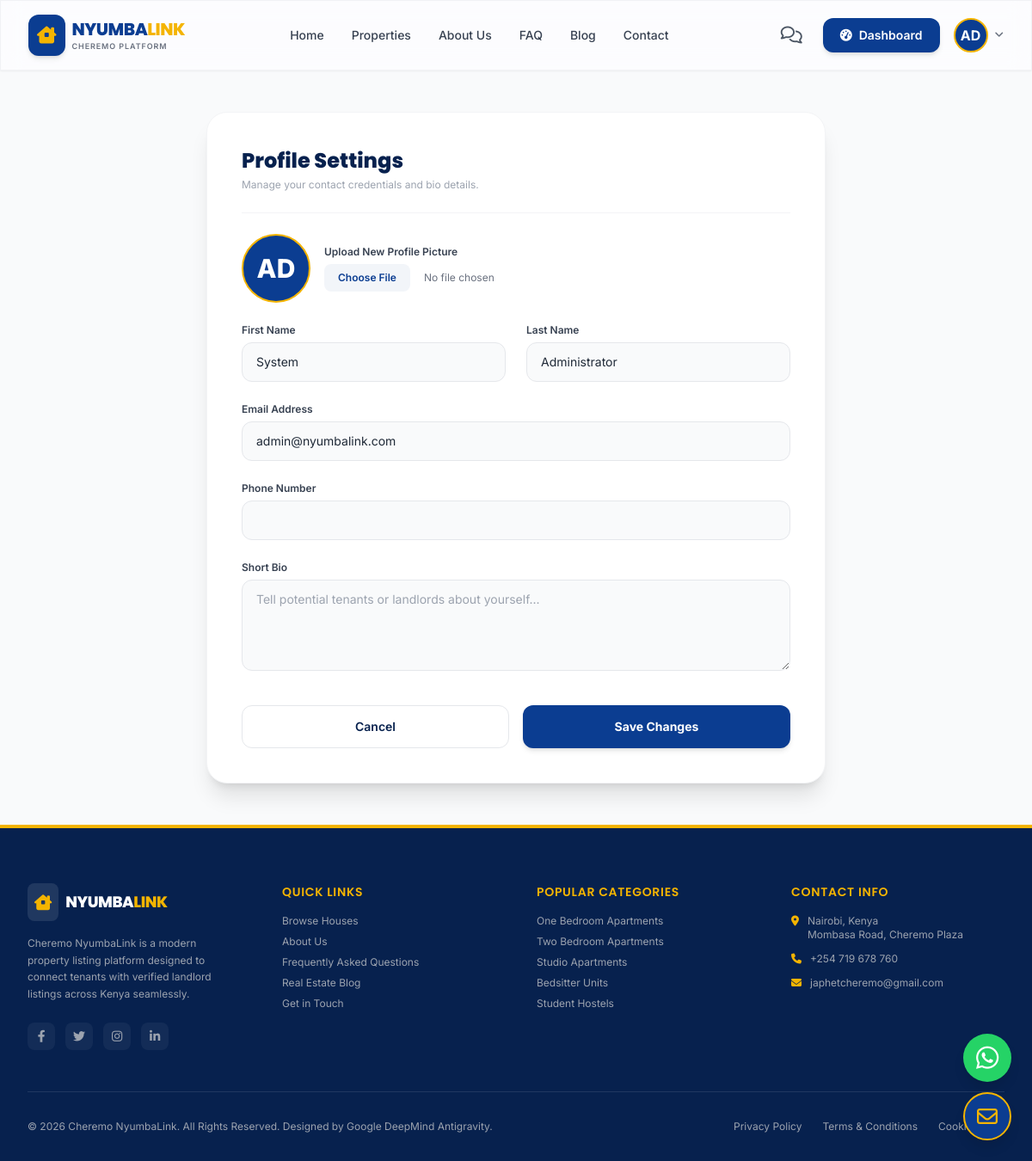
The page /users/profile/settings/ (signed in) on the database as committed earlier.
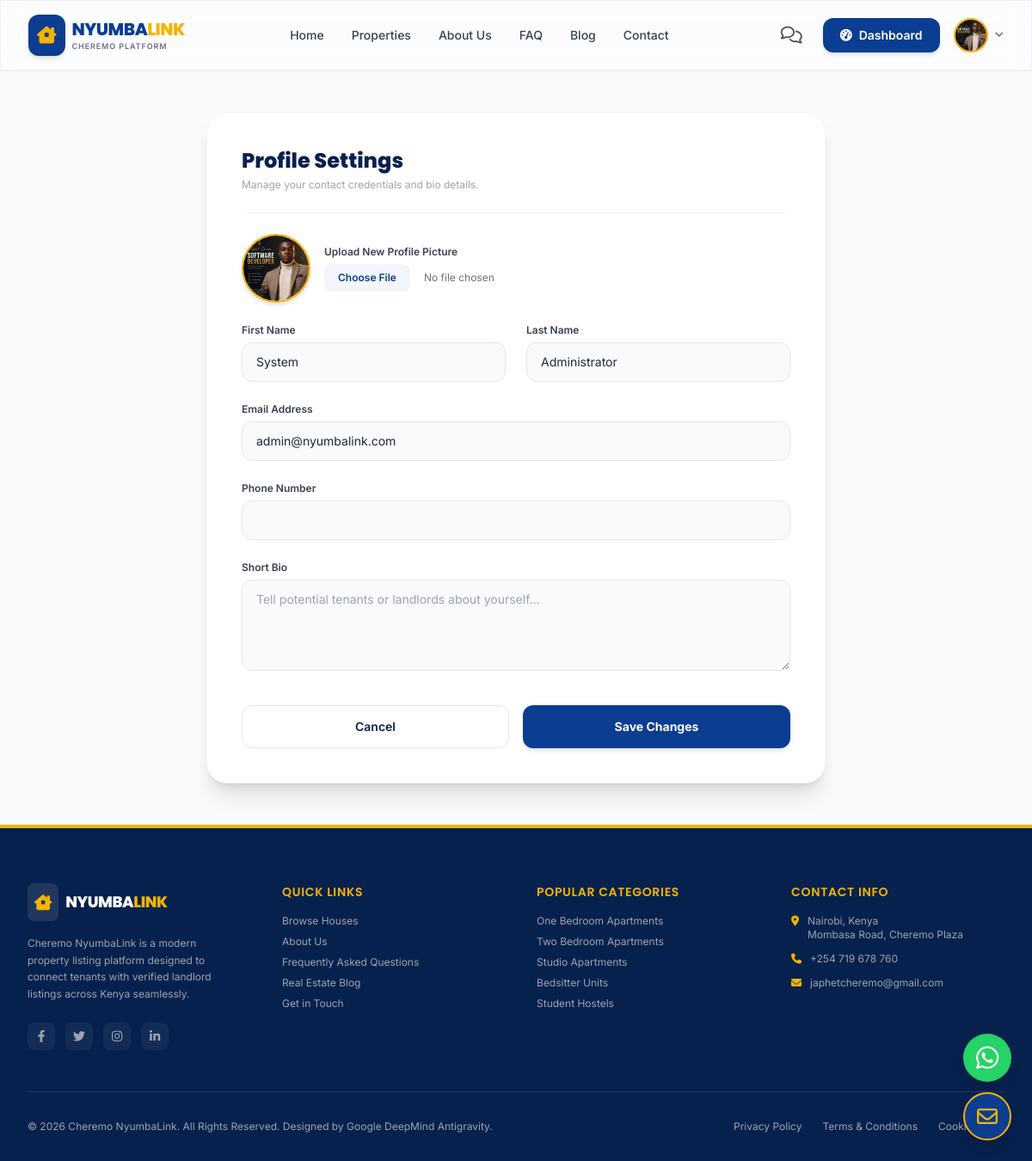
The same page on the database as committed later.
### users/models.py (models this page shows, shortened)
class CustomUser(AbstractUser):
    ROLE_TENANT = 'tenant'
    ROLE_LANDLORD = 'landlord'
    ROLE_AGENT = 'agent'
    ROLE_ADMIN = 'admin'
    ROLE_CHOICES = [
        (ROLE_TENANT, 'Tenant'),
        (ROLE_LANDLORD, 'Landlord'),
        (ROLE_AGENT, 'Property Agent'),
        (ROLE_ADMIN, 'Administrator'),
    ]
    role = models.CharField(max_length=20, choices=ROLE_CHOICES, default=ROLE_TENANT)
    phone = models.CharField(max_length=20, blank=True, null=True)
    profile_picture = models.ImageField(upload_to='profile_pics/', blank=True, null=True)
    bio = models.TextField(blank=True, null=True)
    is_verified = models.BooleanField(default=False)
    verification_document = models.FileField(upload_to='verification_docs/', blank=True, null=True)

### users/views.py (the view, shortened to what this page needs)
# urls.py: path('profile/settings/', views.profile_settings, name='profile_settings'),
@login_required
def profile_settings(request):
    user = request.user
    return render(request, 'users/profile_settings.html')

### templates/users/profile_settings.html (shortened to what the changed rows need)
{% extends 'base.html' %}
{% block content %}
<section class="py-12 bg-gray-50 flex-grow">
    <div class="max-w-3xl mx-auto px-4 sm:px-6">
        <div class="bg-white rounded-3xl shadow-xl border border-gray-100 p-8 sm:p-10">
            <div class="border-b border-gray-100 pb-6 mb-6">
                <h1 class="text-2xl font-extrabold text-brandDark font-poppins">Profile Settings</h1>
            </div>
            <form action="{% url 'profile_settings' %}" method="POST" enctype="multipart/form-data" class="space-y-6">
                <div class="flex items-center gap-4">
                    {% if user.profile_picture %}
                    <img class="h-20 w-20 rounded-full object-cover border-2 border-brandGold shadow-md" src="{{ user.profile_picture.url }}" alt="">
                    {% else %}
                    <div class="h-20 w-20 rounded-full bg-brandBlue text-white flex items-center justify-center font-extrabold text-3xl border-2 border-brandGold uppercase">
                        {{ user.username|slice:":2" }}
                    </div>
                    {% endif %}
                    <div class="flex flex-col gap-1.5">
                        <label for="profile_picture" class="text-xs font-semibold text-gray-700">Upload New Profile Picture</label>
                        <input type="file" name="profile_picture" id="profile_picture" accept="image/*"
                               class="text-xs text-gray-500 file:mr-4 file:py-2 file:px-4 file:rounded-lg file:border-0 file:text-xs file:font-semibold file:bg-brandBlue/5 file:text-brandBlue hover:file:bg-brandBlue/15 cursor-pointer">
                    </div>
                </div>
                <div class="grid grid-cols-1 sm:grid-cols-2 gap-6">
                    <div class="flex flex-col gap-1.5">
                        <label for="first_name" class="text-xs font-semibold text-gray-700">First Name</label>
                        <input type="text" name="first_name" id="first_name" value="{{ user.first_name }}"
                               class="bg-gray-50 border border-gray-200 rounded-xl px-4 py-3 text-sm focus:outline-none focus:ring-2 focus:ring-brandBlue text-gray-800">
                    </div>
                    <div class="flex flex-col gap-1.5">
                        <label for="last_name" class="text-xs font-semibold text-gray-700">Last Name</label>
                        <input type="text" name="last_name" id="last_name" value="{{ user.last_name }}"
                               class="bg-gray-50 border border-gray-200 rounded-xl px-4 py-3 text-sm focus:outline-none focus:ring-2 focus:ring-brandBlue text-gray-800">
                    </div>
                </div>
                <div class="flex flex-col gap-1.5">
                    <label for="email" class="text-xs font-semibold text-gray-700">Email Address</label>
                    <input type="email" name="email" id="email" value="{{ user.email }}" required
                           class="bg-gray-50 border border-gray-200 rounded-xl px-4 py-3 text-sm focus:outline-none focus:ring-2 focus:ring-brandBlue text-gray-800">
                </div>
            </form>
        </div>
    </div>
</section>
{% endblock %}

### templates/base.html (shortened to what the changed rows need)
<!DOCTYPE html>
<html lang="en">
<head>
    <link rel="stylesheet" href="https://cdnjs.cloudflare.com/ajax/libs/font-awesome/6.4.0/css/all.min.css">
    <script src="https://cdn.tailwindcss.com"></script>
    {% load static %}
    <link rel="stylesheet" href="{% static 'css/style.css' %}">
</head>
<body class="flex flex-col min-h-screen">
    <header class="sticky top-0 z-40 w-full transition-all duration-300 {% block nav_class %}glassmorphism border-b border-gray-200/50 shadow-sm{% endblock %}">
        <div class="max-w-7xl mx-auto px-4 sm:px-6 lg:px-8">
            <div class="flex items-center justify-between h-20">
                <div class="hidden md:flex items-center space-x-4">
                    {% if user.is_authenticated %}
                        <div class="relative group">
                            <button class="flex items-center gap-2 focus:outline-none">
                                {% if user.profile_picture %}
                                <img class="h-10 w-10 rounded-full object-cover border-2 border-brandGold" src="{{ user.profile_picture.url }}" alt="{{ user.username }}">
                                {% else %}
                                <div class="h-10 w-10 rounded-full bg-brandBlue text-white flex items-center justify-center font-bold border-2 border-brandGold uppercase">
                                    {{ user.username|slice:":2" }}
                                </div>
                                {% endif %}
                                <i class="fa-solid fa-angle-down text-xs text-gray-500"></i>
                            </button>
                        </div>
                    {% endif %}
                </div>
            </div>
        </div>
    </header>
    <main class="flex-grow">
        {% block content %}{% endblock %}
    </main>
</body>
</html>

Rows that differ between the two databases and show on the page:
changed CustomUser "System": profile_picture: picture added; username "AD" → (not shown)
